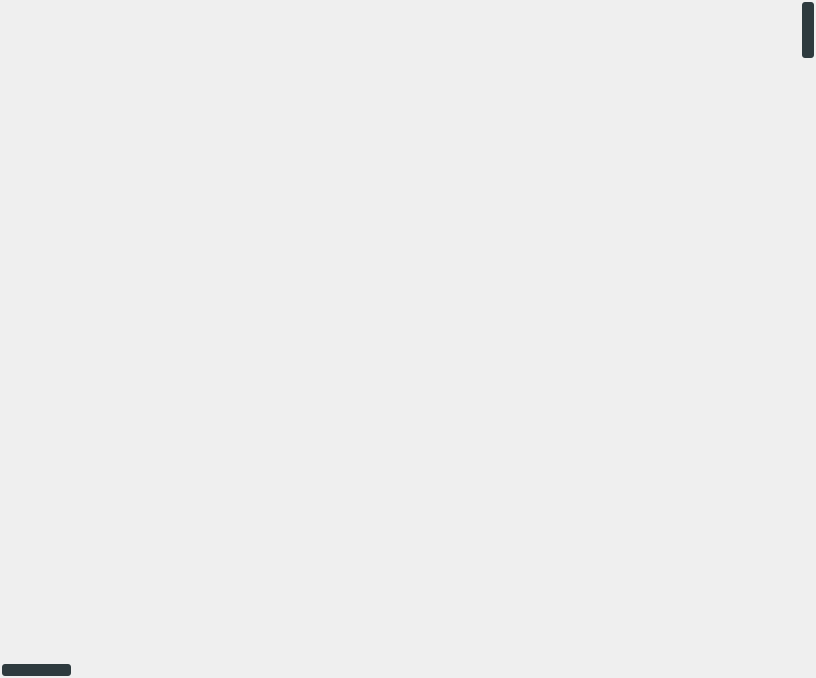
<?xml version="1.0" encoding="UTF-8"?>
<ui version="4.0">
 <class>BufferWidget</class>
 <widget class="QWidget" name="BufferWidget">
  <property name="geometry">
   <rect>
    <x>0</x>
    <y>0</y>
    <width>816</width>
    <height>678</height>
   </rect>
  </property>
  <property name="windowTitle">
   <string>Form</string>
  </property>
  <layout class="QGridLayout" name="gridLayout">
   <property name="leftMargin">
    <number>0</number>
   </property>
   <property name="topMargin">
    <number>0</number>
   </property>
   <property name="rightMargin">
    <number>0</number>
   </property>
   <property name="bottomMargin">
    <number>0</number>
   </property>
   <property name="spacing">
    <number>0</number>
   </property>
   <item row="0" column="1">
    <widget class="QScrollBar" name="scrollBarVertical">
     <property name="autoFillBackground">
      <bool>false</bool>
     </property>
     <property name="styleSheet">
      <string notr="true">QScrollBar:vertical
{
    background-color: transparent;
    width: 16px;
}

QScrollBar::handle:vertical
{
    background-color: rgb(46, 58, 62);
    min-height: 20px;
    border-radius: 3px;
	margin: 2px;
}

QScrollBar::handle:vertical:pressed
{
    background-color: rgb(58, 70, 74);
    min-height: 20px;
    border-radius: 3px;
	margin: 2px;
}

QScrollBar::handle:vertical:hover:!pressed
{
    background-color: rgb(50, 62, 66);
    min-height: 20px;
    border-radius: 3px;
	margin: 2px;
}

QScrollBar::add-page:vertical, QScrollBar::sub-page:vertical
{
	background-color: transparent;
}

QScrollBar::add-line:vertical, QScrollBar::sub-line:vertical
{
	background-color: transparent;
	width: 0px;
	height: 0px;
}

QScrollBar:horizontal
{
    background-color: transparent;
    height: 16px;
}

QScrollBar::handle:horizontal
{
    background-color: rgb(46, 58, 62);
    min-width: 20px;
    border-radius: 3px;
	margin: 2px;
}

QScrollBar::handle:horizontal:pressed
{
    background-color: rgb(58, 70, 74);
    min-width: 20px;
    border-radius: 3px;
	margin: 2px;
}

QScrollBar::handle:horizontal:hover:!pressed
{
    background-color: rgb(50, 62, 66);
    min-width: 20px;
    border-radius: 3px;
	margin: 2px;
}

QScrollBar::add-page:horizontal, QScrollBar::sub-page:horizontal
{
	background-color: transparent;
}

QScrollBar::add-line:horizontal, QScrollBar::sub-line:horizontal
{
	background-color: transparent;
	width: 0px;
	height: 0px;
}</string>
     </property>
     <property name="orientation">
      <enum>Qt::Vertical</enum>
     </property>
    </widget>
   </item>
   <item row="1" column="0">
    <widget class="QScrollBar" name="scrollBarHorizontal">
     <property name="styleSheet">
      <string notr="true">QScrollBar:vertical
{
    background-color: transparent;
    width: 16px;
}

QScrollBar::handle:vertical
{
    background-color: rgb(46, 58, 62);
    min-height: 20px;
    border-radius: 3px;
	margin: 2px;
}

QScrollBar::handle:vertical:pressed
{
    background-color: rgb(58, 70, 74);
    min-height: 20px;
    border-radius: 3px;
	margin: 2px;
}

QScrollBar::handle:vertical:hover:!pressed
{
    background-color: rgb(50, 62, 66);
    min-height: 20px;
    border-radius: 3px;
	margin: 2px;
}

QScrollBar::add-page:vertical, QScrollBar::sub-page:vertical
{
	background-color: transparent;
}

QScrollBar::add-line:vertical, QScrollBar::sub-line:vertical
{
	background-color: transparent;
	width: 0px;
	height: 0px;
}

QScrollBar:horizontal
{
    background-color: transparent;
    height: 16px;
}

QScrollBar::handle:horizontal
{
    background-color: rgb(46, 58, 62);
    min-width: 20px;
    border-radius: 3px;
	margin: 2px;
}

QScrollBar::handle:horizontal:pressed
{
    background-color: rgb(58, 70, 74);
    min-width: 20px;
    border-radius: 3px;
	margin: 2px;
}

QScrollBar::handle:horizontal:hover:!pressed
{
    background-color: rgb(50, 62, 66);
    min-width: 20px;
    border-radius: 3px;
	margin: 2px;
}

QScrollBar::add-page:horizontal, QScrollBar::sub-page:horizontal
{
	background-color: transparent;
}

QScrollBar::add-line:horizontal, QScrollBar::sub-line:horizontal
{
	background-color: transparent;
	width: 0px;
	height: 0px;
}</string>
     </property>
     <property name="orientation">
      <enum>Qt::Horizontal</enum>
     </property>
    </widget>
   </item>
   <item row="0" column="0">
    <widget class="QWidget" name="dummyWidget" native="true">
     <property name="enabled">
      <bool>false</bool>
     </property>
    </widget>
   </item>
  </layout>
 </widget>
 <resources/>
 <connections/>
</ui>
